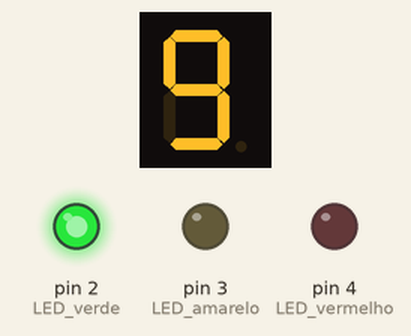
Recording of a sketch running on a simulated Arduino Uno, built with avr-gcc and run on an emulated ATmega328P. Parts: 1-digit seven-segment display, output pins drawn as LEDs (lit = HIGH). Wiring (inferred from the names in the program): 1-digit 7-segment display, segments lit when HIGH: segments pin 7, pin 8, pin 9, pin 10, pin 11, pin 12, pin 13. The segment pins are drawn as the display they are named for; pins used as bus, display or sensor lines are not drawn.

Above: at 0.1 s.
At 2.1 s:
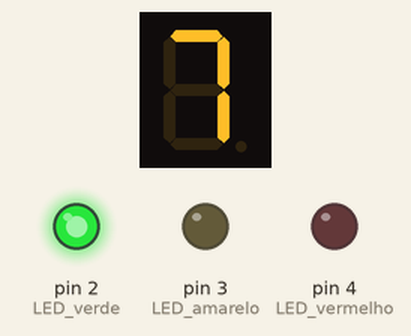
At 4.1 s:
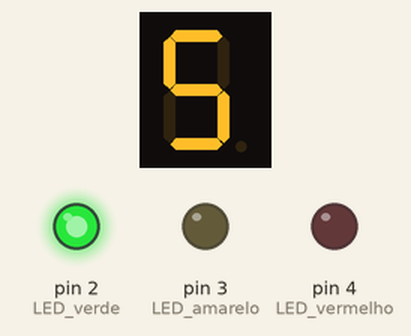
At 9.1 s:
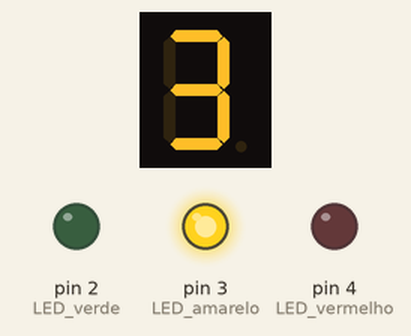
At 13.1 s:
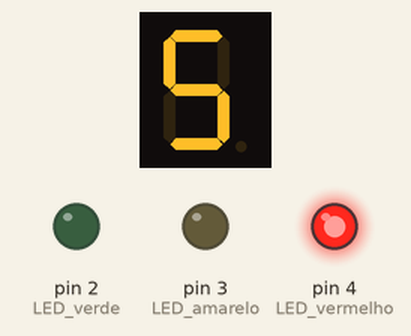
At 17.1 s:
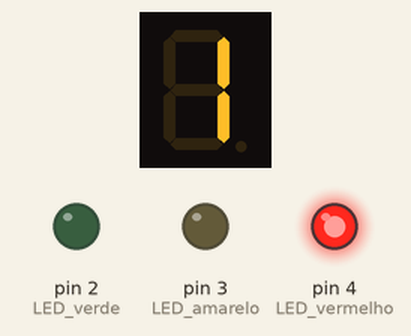
Timing chart, 0 to 37.5 s (numbered marks = the images above):
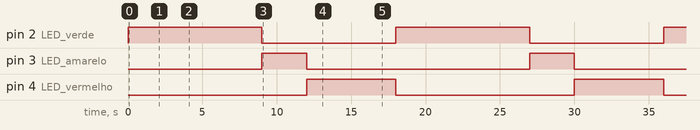

Measured:
- by itself, pin 2 (LED_verde): alternates HIGH for 9.0 s and LOW for 9.0 s
- by itself, pin 3 (LED_amarelo): alternates HIGH for 3.0 s and LOW for 15.0 s
- by itself, pin 4 (LED_vermelho): alternates HIGH for 6.0 s and LOW for 12.0 s
- what the display in image 1 shows lasts 1.0 s, from 2.0 s to 3.0 s

The sketch:

Code.ino
```cpp
const byte tab_bin[10][7] = {

   {1,1,1,1,1,1,0},	//0
   {0,1,1,0,0,0,0}, //1
   {1,1,0,1,1,0,1},	//2
   {1,1,1,1,0,0,1}, //3
   {0,1,1,0,0,1,1},	//4
   {1,0,1,1,0,1,1},	//5
   {1,0,1,1,1,1,1}, //6
   {1,1,1,0,0,0,0},	//7
   {1,1,1,1,1,1,1}, //8
   {1,1,1,1,0,1,1}  //9
  //A B C D E F G
};


//Tempo de ligado de cada lampada
void func_temp(byte led, byte t){

  digitalWrite(led, HIGH);
  while(t > 0){
  	print_display(t);
    t--;
    delay(1000);
  }
  digitalWrite(led, LOW);
}

//Imprime no display
void print_display(byte num){
  byte pino = 7;

  for(byte x = 0; x < 7; x++){
    digitalWrite(pino,tab_bin[num][x]);
    pino++;
  }
}


void setup(){
  pinMode(2, OUTPUT);  	//LED verde
  pinMode(3, OUTPUT);	  //LED amarelo
  pinMode(4, OUTPUT);	  //LED vermelho

  pinMode(7, OUTPUT);	  //Display A
  pinMode(8, OUTPUT);	  //Display B
  pinMode(9, OUTPUT);	  //Display C
  pinMode(10, OUTPUT);  //Display D
  pinMode(11, OUTPUT);	//Display E
  pinMode(12, OUTPUT);	//Display F
  pinMode(13, OUTPUT);	//Display G
}

void loop(){

  //Passar o LED(pino) e tempo(s)

  func_temp(2, 9);	//Verde, 9s
  func_temp(3, 3);	//Amarela, 3s
  func_temp(4, 6);	//Vermelha, 6s

}
```
